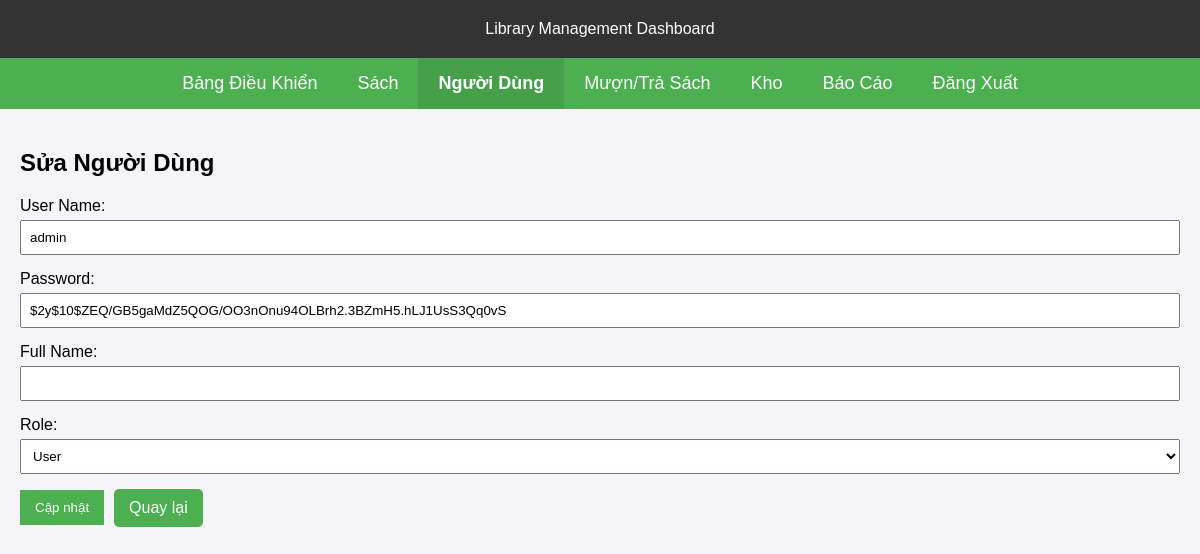
Screenshot of /User/user_edit.php?UserID=5 (signed in) with the database file from the repository.
### tables this page shows
CREATE TABLE `Users` (
  `UserID` int(11) NOT NULL,
  `Username` varchar(50) NOT NULL,
  `Password` varchar(255) NOT NULL,
  `FullName` varchar(100) DEFAULT NULL,
  `Role` enum('Admin','Librarian','User') DEFAULT 'User'
);

### User/user_edit.php (the view, shortened to what this page needs)
<?php
$servername = "localhost";
$username = "root";
$password = "";
$dbname = "library_management";
$conn = new mysqli($servername, $username, $password, $dbname);
mysqli_set_charset($conn, 'utf8');
$user = null;
$UserQuery = "SHOW COLUMNS FROM Users LIKE 'Role'";
$UserResult = $conn->query($UserQuery);
$UserOptions = [];
if ($UserResult->num_rows > 0) {
    $row = $UserResult->fetch_assoc();
    $enum = $row['Type'];
    preg_match_all("/'([^']+)'/", $enum, $matches);
    $UserOptions = $matches[1];
}
if (isset($_GET['UserID'])) {
    $UserID = $conn->real_escape_string($_GET['UserID']);
    $userQuery = "SELECT * FROM Users WHERE UserID = '$UserID'";
    $userResult = $conn->query($userQuery);
    if ($userResult && $userResult->num_rows > 0) {
        $user = $userResult->fetch_assoc();
    } else {
        echo "Người dùng không tồn tại.";
        exit;
    }
}
?>
<!DOCTYPE html>
<html lang="vi">
<head>
</head>
<body>
    <div class="navbar">
        Library Management Dashboard
    </div>
    <div class="menu">
        <a href="../dashboard.php">Bảng Điều Khiển</a>
        <a href="../Book/books.php">Sách</a>
        <a class="active" href="../User/users.php">Người Dùng</a>
        <a href="../Loan/loans.php">Mượn/Trả Sách</a>
        <a href="../Book/inventory.php">Kho</a>
        <a href="../Report/reports.php">Báo Cáo</a>
        <a href="../logout.php">Đăng Xuất</a>
    </div>
    <div class="content">
        <h2>Sửa Người Dùng</h2>
        <?php if ($user): ?>
            <form method="POST" action="">
                <div class="form-group">
                    <label for="Username">User Name:</label>
                    <input type="text" id="Username" name="Username" value="<?php echo htmlspecialchars($user['Username'] ?? ''); ?>" required>
                </div>
                <div class="form-group">
                    <label for="Password">Password:</label>
                    <input type="text" id="Password" name="Password" value="<?php echo htmlspecialchars($user['Password'] ?? ''); ?>" required>
                </div>
                <div class="form-group">
                    <label for="Fullname">Full Name:</label>
                    <input type="text" id="Fullname" name="Fullname" value="<?php echo htmlspecialchars($user['Fullname'] ?? ''); ?>">
                </div>
                <div class="form-group">
                    <label for="Role">Role:</label>
                    <select id="Role" name="Role" required>
                        <?php foreach ($UserOptions as $UserOption): ?>
                            <option value="<?php echo $UserOption; ?>" <?php echo $user['Role'] == $UserOption ? 'selected' : ''; ?>>
                                <?php echo htmlspecialchars($UserOption); ?>
                            </option>
                        <?php endforeach; ?>
                    </select>
                </div>
                <div style="display: flex; align-items: center;">
                    <button type="submit">Cập nhật</button>
                    <a href="users.php" class="back-button">Quay lại</a>
                </div>
            </form>
        <?php else: ?>
            <p>Không tìm thấy thông tin người dùng.</p>
        <?php endif; ?>
    </div>
</body>
</html>

### User/user_edit.php (style rules this page uses)
body { font-family: Arial, sans-serif; background-color: #f4f4f9; margin: 0; padding: 0; }
.navbar { background-color: #333; color: white; padding: 20px; text-align: center; font-size: 16px; }
.menu { display: flex; justify-content: center; background-color: #4CAF50; }
.menu a { padding: 15px 20px; text-decoration: none; font-size: 18px; color: white; transition: background-color 0.3s; }
.menu a:hover, .menu a.active { background-color: #45a049; font-weight: bold; }
.content { padding: 20px; }
.form-group { margin-bottom: 15px; }
.form-group label { display: block; margin-bottom: 5px; }
.form-group input, .form-group select { width: 100%; padding: 8px; box-sizing: border-box; }
button, .back-button { padding: 10px 15px; background-color: #4CAF50; color: white; border: none; cursor: pointer; text-align: center; margin-right: 10px; }
.back-button { display: inline-block; text-decoration: none; border-radius: 5px; }

### rows the page displays
users: Username "admin", Password "$2y$10$ZEQ/GB5gaMdZ5QOG/OO3nOnu94OLBrh2.3BZmH5.hLJ1UsS3Qq0vS", Role "User"
